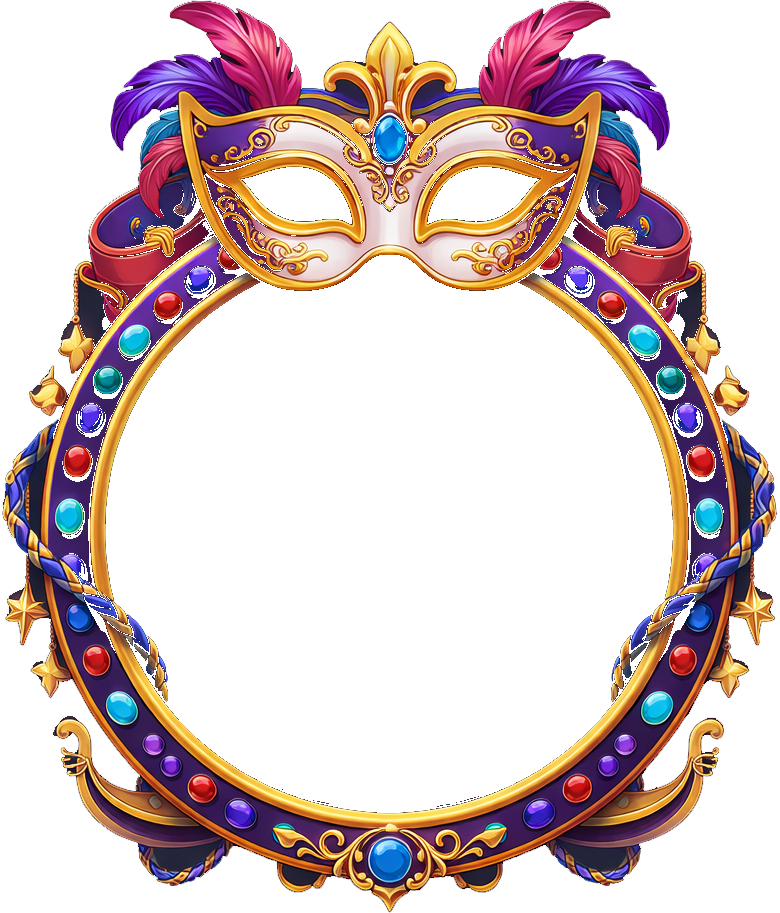
#> input picture src/assets/shop/venetian-mask.png, 780 x 913 px; its folder holds 2 pictures in this run
$ python prep_venetian_mask_frame.py
#> lines starting #> are read from the running program, lines starting #| are printed output that depends on the picture; after the words box and inside, x2 and y2 are one past the last pixel; in counts of white or black regions, pixels touching at a corner belong together
#> in main, im is the input picture: PIL image 780x913 RGBA; mean R, G, B, A 119.6, 101.3, 101.2, 95
#!/usr/bin/env python3
"""
Prepara venetian-mask.png:
- Quita fondo oscuro exterior (solo si los bordes son opacos y color uniforme tipo navy).
- Vacía el hueco facial (transparente + negro/blanco opaco en el interior) sin fugarse al exterior.
- Recorta al bbox del contenido; mantiene la relación de aspecto (p. ej. ligeramente horizontal).
"""

from __future__ import annotations

import math
import sys
from collections import deque
from pathlib import Path

import numpy as np
from PIL import Image


def _remove_edge_navy_if_any(a: np.ndarray) -> None:
    """Flood-fill desde bordes si hay un marco antiguo con esquinas opacas oscuras."""
    h, w = a.shape[:2]
#> h = 913; w = 780
    corners = np.vstack([a[0, 0], a[0, w - 1], a[h - 1, 0], a[h - 1, w - 1]])
#> corners = [[255, 255, 255, 0], [255, 255, 255, 0], [255, 255, 255, 0], [255, 255, 255, 0]]
    if np.median(corners[:, 3]) < 25:
        return
    ref = np.median(corners[:, :3], axis=0)
    if np.max(ref) > 95:
        return
    tol = 42

    def close_bg(px: np.ndarray) -> bool:
        r, g, b = px[:3]
        return max(abs(r - ref[0]), abs(g - ref[1]), abs(b - ref[2])) <= tol

    visited = np.zeros((h, w), dtype=np.uint8)
    q: deque[tuple[int, int]] = deque()
    for x in range(w):
        q.append((0, x))
        q.append((h - 1, x))
    for y in range(h):
        q.append((y, 0))
        q.append((y, w - 1))
    while q:
        y, x = q.popleft()
        if visited[y, x]:
            continue
        visited[y, x] = 1
        if a[y, x, 3] == 0:
            continue
        if not close_bg(a[y, x]):
            continue
        a[y, x, 3] = 0
        a[y, x, :3] = 0
        for dy, dx in ((-1, 0), (1, 0), (0, -1), (0, 1)):
            ny, nx = y + dy, x + dx
            if 0 <= ny < h and 0 <= nx < w and not visited[ny, nx]:
                q.append((ny, nx))


def _punch_face_hole(a: np.ndarray) -> None:
    """BFS desde el centro, radio máximo; engloba transparente, negro y blanco del óvalo facial."""
    h, w = a.shape[:2]
#> h = 913; w = 780
    cx, cy = (w - 1) / 2.0, (h - 1) / 2.0
#> cx = 389.5; cy = 456
    r_max = 0.48 * min(w, h)
#> r_max = 374.4

    def is_hole_like(px: np.ndarray) -> bool:
        r, g, b, al = int(px[0]), int(px[1]), int(px[2]), int(px[3])
        if al < 40:
            return True
        L = 0.299 * r + 0.587 * g + 0.114 * b
        sat = max(r, g, b) - min(r, g, b)
        if L < 56 and sat < 55:
            return True
        if L > 248 and sat < 22:
            return True
        return False

    vis = np.zeros((h, w), dtype=np.uint8)
    q: deque[tuple[int, int]] = deque()
    seed_r = 6
    for dy in range(-seed_r, seed_r + 1):
        for dx in range(-seed_r, seed_r + 1):
            y, x = int(cy + dy), int(cx + dx)
            if 0 <= y < h and 0 <= x < w and is_hole_like(a[y, x]):
                if math.hypot(x - cx, y - cy) <= r_max:
                    vis[y, x] = 1
                    q.append((y, x))
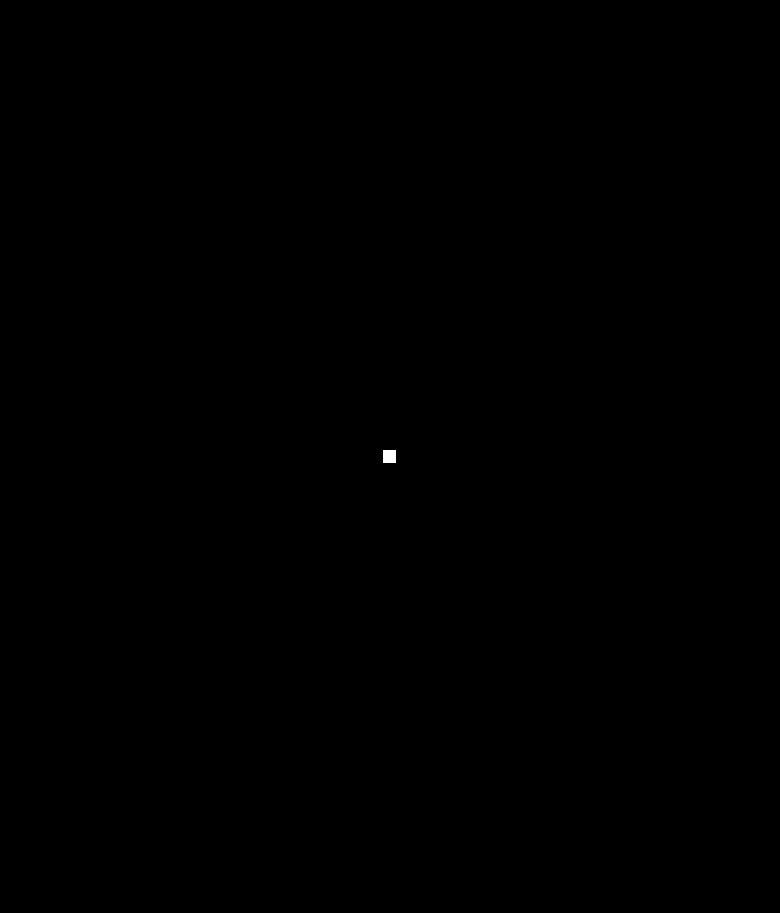
#> vis: shape (913, 780); values 0 (black) and 1 (white), 0.02% white; 1 white region, box (x1, y1, x2, y2) and area: (383, 450, 396, 463) 169
    if not q:
        y, x = int(cy), int(cx)
        if is_hole_like(a[y, x]):
            vis[y, x] = 1
            q.append((y, x))

    while q:
        y, x = q.popleft()
        a[y, x] = (0, 0, 0, 0)
        for dy, dx in ((-1, 0), (1, 0), (0, -1), (0, 1)):
            ny, nx = y + dy, x + dx
            if not (0 <= ny < h and 0 <= nx < w) or vis[ny, nx]:
                continue
            if math.hypot(nx - cx, ny - cy) > r_max:
                continue
            if is_hole_like(a[ny, nx]):
                vis[ny, nx] = 1
                q.append((ny, nx))
#> a: shape (913, 780, 4); under 0.01% of pixels changed, all inside (x1, y1, x2, y2) = (142, 643, 157, 676)
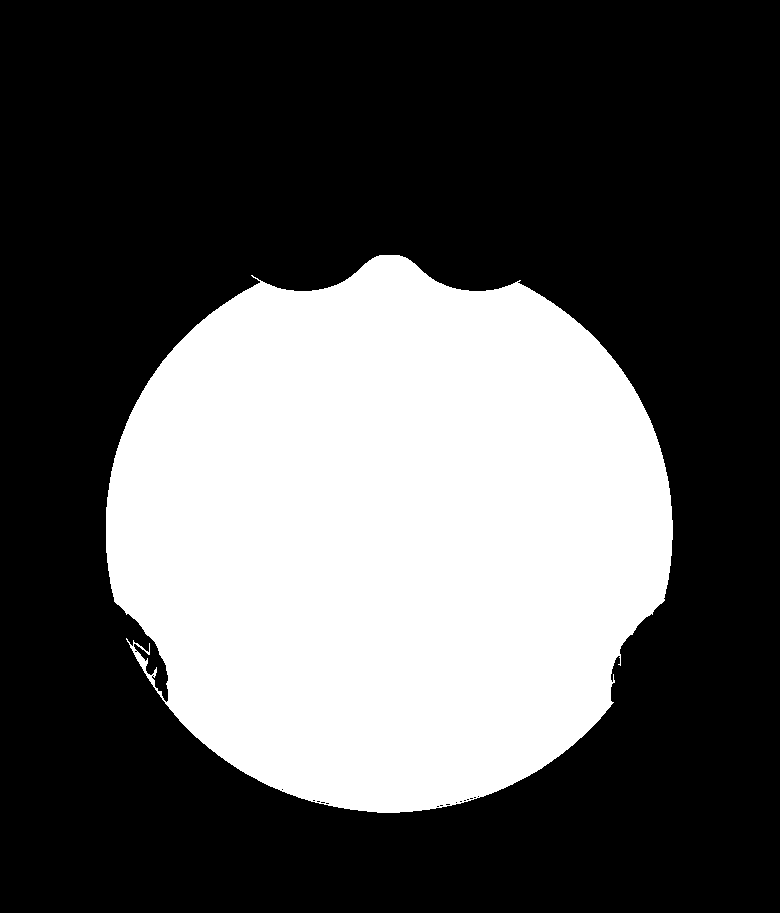
#> vis: shape (913, 780); values 0 (black) and 1 (white), 34% white; 1 white region, box (x1, y1, x2, y2) and area: (106, 255, 673, 813) 242315


def _punch_dark_residual_ring(a: np.ndarray) -> None:
    """Elimina restos de negro opaco cerca del centro (anti-alias del hueco)."""
    h, w = a.shape[:2]
#> h = 913; w = 780
    cx, cy = (w - 1) / 2.0, (h - 1) / 2.0
#> cx = 389.5; cy = 456
    Y, X = np.mgrid[0:h, 0:w]
    inner = (X - cx) ** 2 + (Y - cy) ** 2 < (0.37 * min(w, h)) ** 2
    rf = a[:, :, 0].astype(np.float32)
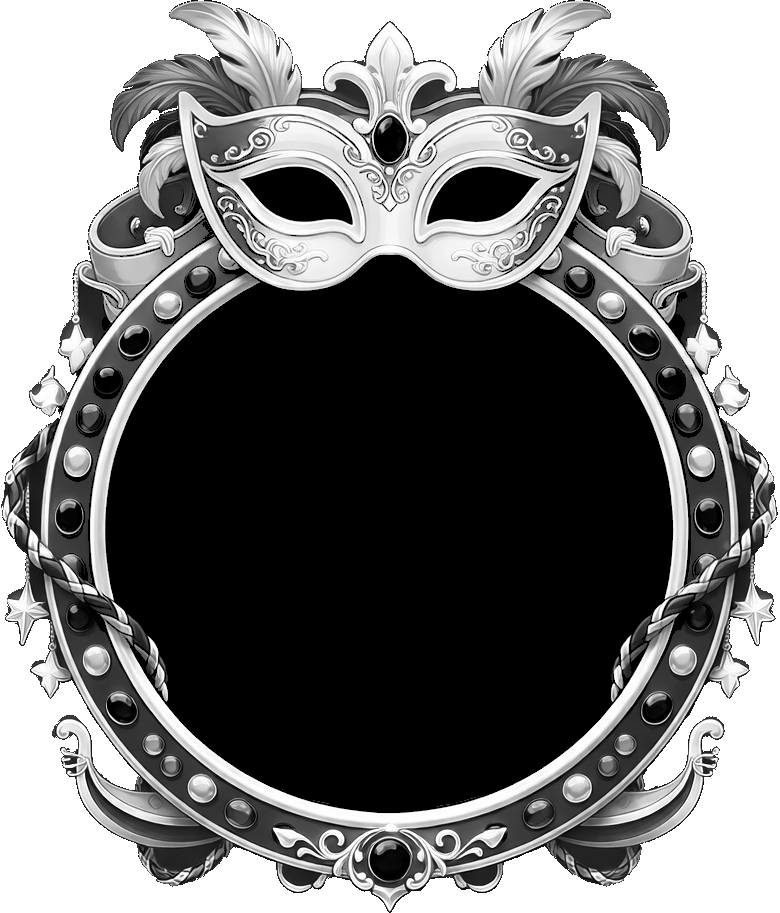
#> rf: shape (913, 780) float32; min 0, max 255, mean 119.6
    gf = a[:, :, 1].astype(np.float32)
    bf = a[:, :, 2].astype(np.float32)
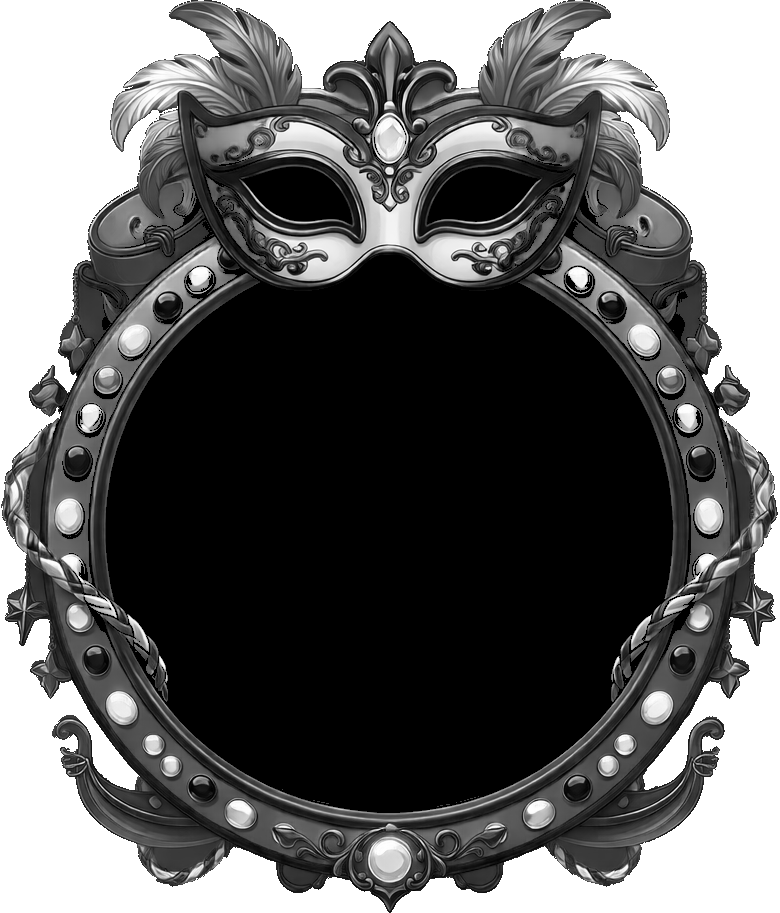
#> bf: shape (913, 780) float32; min 0, max 255, mean 101.2
    L = 0.299 * rf + 0.587 * gf + 0.114 * bf
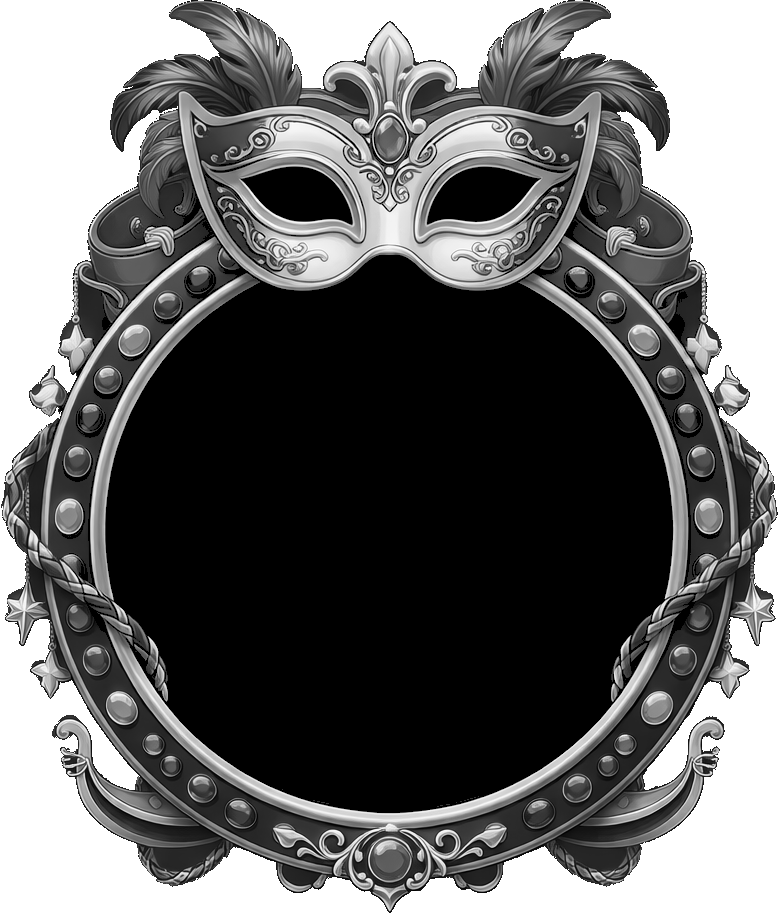
#> L: shape (913, 780) float32; min 0, max 255, mean 106.7
    alpha = a[:, :, 3]
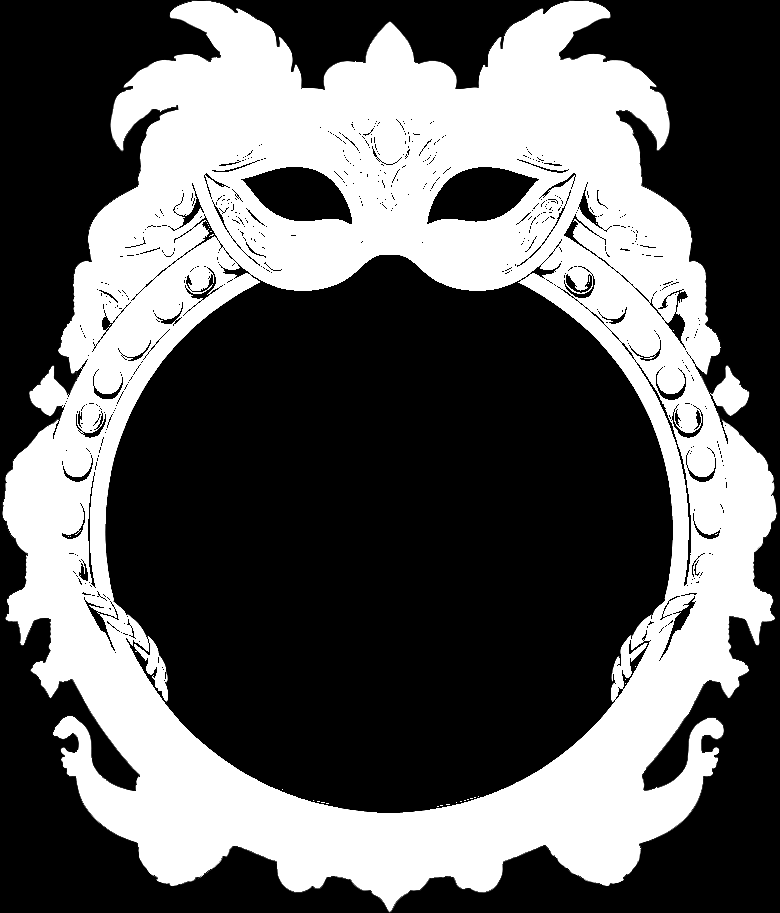
#> alpha: shape (913, 780); min 0, max 255, mean 95
    dark = inner & (alpha > 190) & (L < 36)
#> dark: shape (913, 780) bool; every value is 0
    a[dark] = (0, 0, 0, 0)


def _tight_crop(a: np.ndarray, pad: int = 2) -> np.ndarray:
#> called with pad = 2
    alpha = a[:, :, 3]
    ys = np.where(np.any(alpha > 8, axis=1))[0]
#> ys = 913 values from 0 to 912
    xs = np.where(np.any(alpha > 8, axis=0))[0]
#> xs = 776 values from 2 to 777
    if len(ys) == 0 or len(xs) == 0:
        return a
    h, w = a.shape[:2]
#> h = 913; w = 780
    ymin, ymax = ys[0], ys[-1]
#> ymin = 0; ymax = 912
    xmin, xmax = xs[0], xs[-1]
#> xmin = 2; xmax = 777
    ymin = max(0, ymin - pad)
    ymax = min(h - 1, ymax + pad)
    xmin = max(0, xmin - pad)
#> xmin = 0
    xmax = min(w - 1, xmax + pad)
#> xmax = 779
    return a[ymin : ymax + 1, xmin : xmax + 1]


def main() -> None:
    root = Path(__file__).resolve().parents[1]
    dest = root / "src" / "assets" / "shop" / "venetian-mask.png"
    src = dest
    if len(sys.argv) > 1:
        src = Path(sys.argv[1])

    im = Image.open(str(src)).convert("RGBA")
    a = np.array(im, copy=True)

    _remove_edge_navy_if_any(a)
    _punch_face_hole(a)
    _punch_dark_residual_ring(a)
    a = _tight_crop(a)

    dest = Path(dest)
    Image.fromarray(a, "RGBA").save(dest, "PNG", optimize=True)
    pub_path = root / "public" / "shop" / "venetian-mask.png"
    try:
        Image.fromarray(a, "RGBA").save(pub_path, "PNG", optimize=True)
    except OSError:
        pass
    ch, cw = a.shape[:2]
#> ch = 913; cw = 780
    print(dest, "->", f"{cw}x{ch}", f"w/h={cw / ch:.4f}")
#| src/assets/shop/venetian-mask.png -> 780x913 w/h=0.8543


if __name__ == "__main__":
    main()
